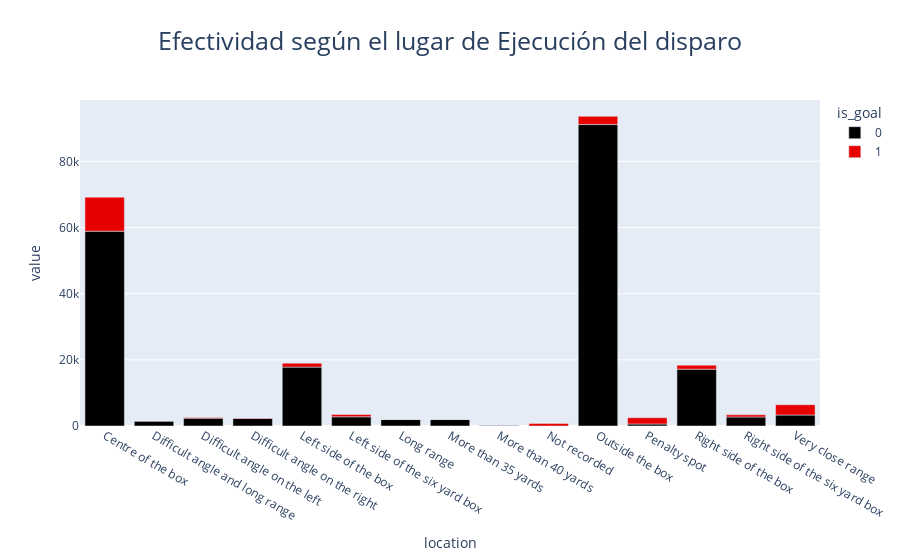

Source (notebook cell):
### Code cell
bar5 = px.bar(df_location_vs_isgoal_final, color_discrete_sequence=px.colors.sequential.Hot
 ,title="Efectividad según el lugar de Ejecución del disparo",     )
bar5.update_layout(title_x=0.5, title_font_size=25)

### Figure 1 — Plotly figure (JSON) as saved in the notebook; plotly's stock layout.template omitted (floating-point values rounded to 4 significant figures)
{"data": [{"alignmentgroup": "True", "hovertemplate": "is_goal=0<br>location=%{x}<br>value=%{y}<extra></extra>", "legendgroup": "0", "marker": {"color": "rgb(0,0,0)", "pattern": {"shape": ""}}, "name": "0", "offsetgroup": "0", "orientation": "v", "showlegend": true, "textposition": "auto", "type": "bar", "x": ["Centre of the box", "Difficult angle and long range", "Difficult angle on the left", "Difficult angle on the right", "Left side of the box", "Left side of the six yard box", "Long range", "More than 35 yards", "More than 40 yards", "Not recorded", "Outside the box", "Penalty spot", "Right side of the box", "Right side of the six yard box", "Very close range"], "xaxis": "x", "y": [58893, 1474, 2362, 2271, 17799, 2781, 1960, 1955, 252, null, 91111, 607, 17168, 2724, 3324], "yaxis": "y"}, {"alignmentgroup": "True", "hovertemplate": "is_goal=1<br>location=%{x}<br>value=%{y}<extra></extra>", "legendgroup": "1", "marker": {"color": "rgb(230,0,0)", "pattern": {"shape": ""}}, "name": "1", "offsetgroup": "1", "orientation": "v", "showlegend": true, "textposition": "auto", "type": "bar", "x": ["Centre of the box", "Difficult angle and long range", "Difficult angle on the left", "Difficult angle on the right", "Left side of the box", "Left side of the six yard box", "Long range", "More than 35 yards", "More than 40 yards", "Not recorded", "Outside the box", "Penalty spot", "Right side of the box", "Right side of the six yard box", "Very close range"], "xaxis": "x", "y": [10269, 39, 193, 176, 1201, 678, 28, 22, 3, 775, 2498, 1899, 1228, 664, 3097], "yaxis": "y"}], "layout": {"barmode": "relative", "legend": {"title": {"text": "is_goal"}, "tracegroupgap": 0}, "title": {"font": {"size": 25}, "text": "Efectividad según el lugar de Ejecución del disparo", "x": 0.5}, "xaxis": {"anchor": "y", "domain": [0, 1], "title": {"text": "location"}}, "yaxis": {"anchor": "x", "domain": [0, 1], "title": {"text": "value"}}}}
